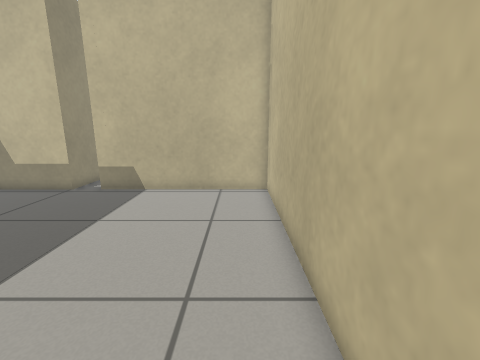
view 1 (above)

14 first-person views from a walk through a robot-simulator world made for Gazebo. The camera is 0.79 m above the floor, tilts 12° down and sees 90° across. The floor is counted in squares, 0.25 m on a side. Each view is taken from the middle of a square. On the plan, view 1 faces up. The plan holds only what a view shows up to about 19 squares ahead; the rest is blank.

view 2
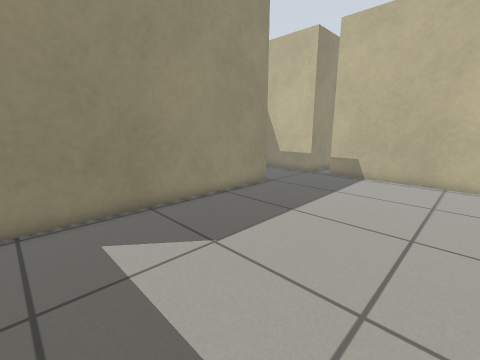

view 3
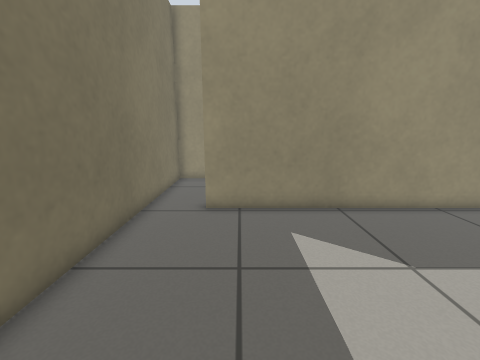

view 4
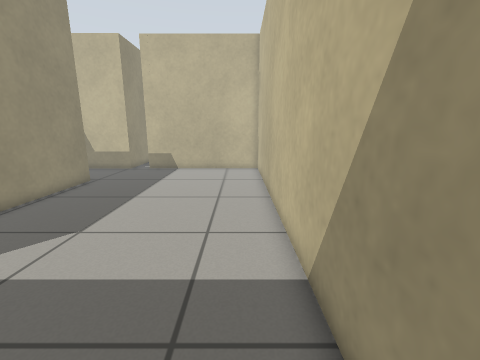

view 5
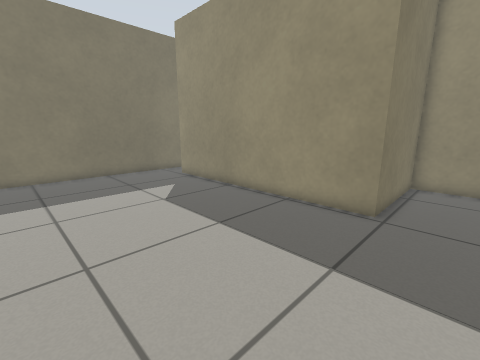

view 6
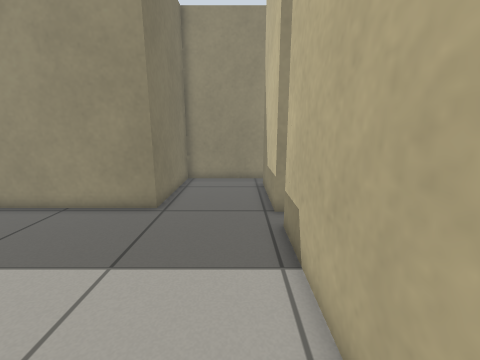

view 7
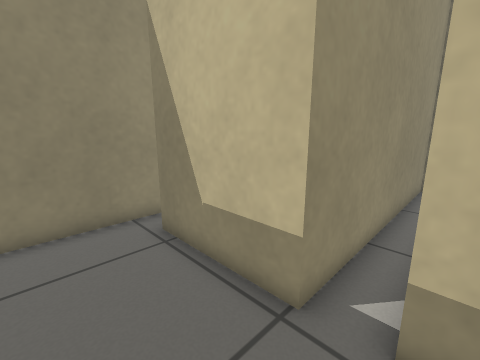

view 8
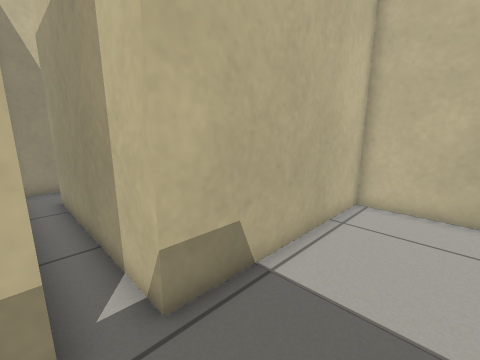

view 9
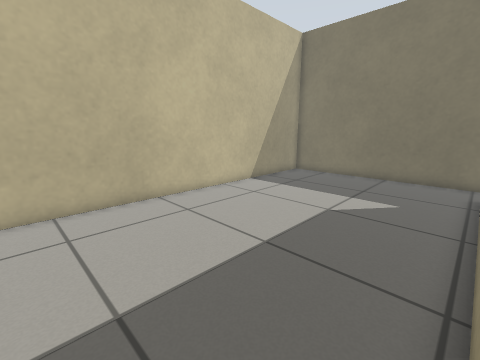

view 10
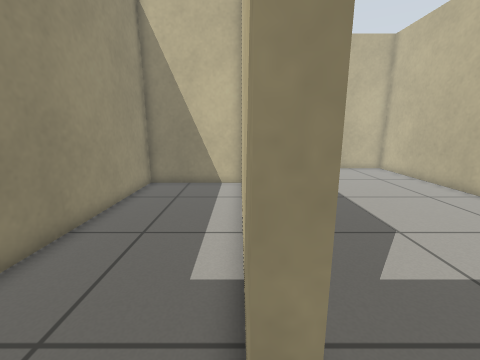

view 11
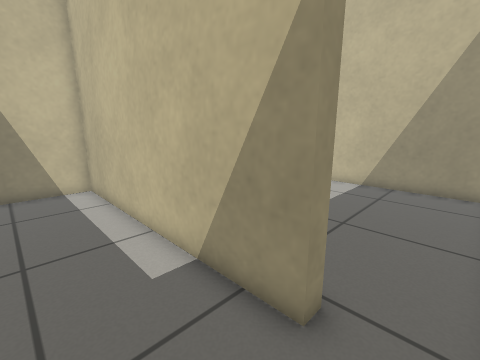

view 12
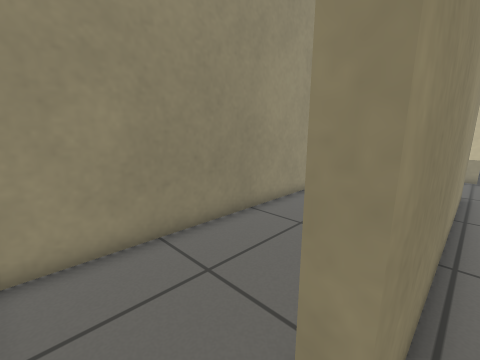

view 13
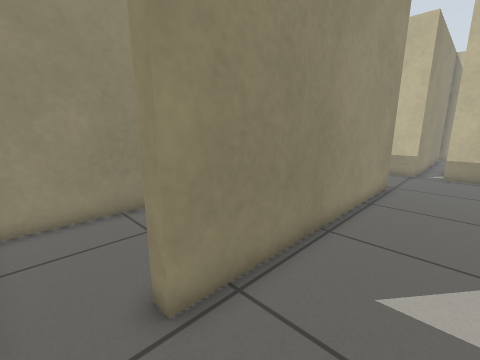

view 14
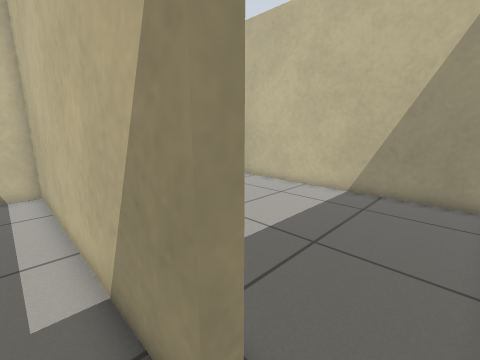

### Floor plan
Points are (right, up) in squares from view 1. A wall is a line through its corners. A room is listed if a view was taken in it or the views show most of it. See-through windows are left out.
Room 1 (views 1, 2, 3, 4, 5, 6, 7, 8, 9, 10, 12, 13)
walls: (-10.6, -7.9) (1.5, -7.9) (1.5, 12.4) (-7.4, 12.4) (-7.4, 21.5); (-15.3, 13) (-15.3, 7.6) (-9.3, 7.6) (-9.3, -5.4) (-9.9, -5.4); (-7, 23.9) (-8.9, 23.9) (-8.9, 12.4) (-13.9, 12.4)
ways out: opening at (-9.5, -6.5) to room 2; opening at (-7, 22.5)
Room 2 (views 11, 14)
walls: (-9.9, -5.4) (-9.9, 7) (-15.3, 7) (-15.3, -7.9) (-10.6, -7.9)
ways out: opening at (-9.5, -6.5) to room 1

Where each view was taken, in squares from view 1:
view 1: 0 up, 0 right, facing up
view 2: 4 down, 0 right, facing up-left
view 3: 4 down, 0 right, facing left
view 4: 7 down, 0 right, facing up
view 5: 10 up, 0 right, facing down-left
view 6: 11 up, 0 right, facing left
view 7: 9 up, 7 left, facing up-left
view 8: 9 up, 9 left, facing up-right
view 9: 9 up, 9 left, facing down-right
view 10: 7 down, 10 left, facing up
view 11: 7 down, 13 left, facing up-right
view 12: 7 down, 9 left, facing up-left
view 13: 7 down, 6 left, facing up-left
view 14: 7 down, 11 left, facing up-right
